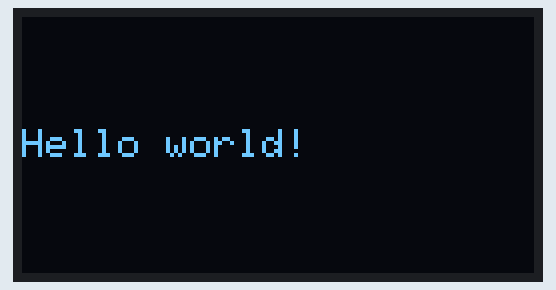
Simulated run of this sketch. Board: Arduino Uno, built with avr-gcc and run on an emulated ATmega328P. Shown: 128×64 one-colour display.

Above: at 0.1 s.
At 2.1 s:
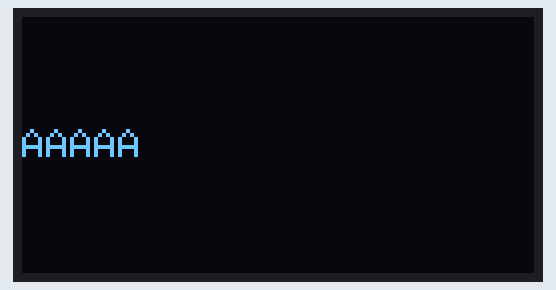

Measured:
- what the display in image 1 shows lasts 2.0 s, from 2.1 s to 4.1 s

The sketch:

oled_display_test.ino
```cpp
#include <SPI.h>
#include <Wire.h>
#include <Adafruit_GFX.h>
#include <Adafruit_SSD1306.h>

#define SCREEN_WIDTH 128  // OLED display width, in pixels
#define SCREEN_HEIGHT 64  // OLED display height, in pixels

// Declaration for SSD1306 display connected using I2C
#define OLED_RESET -1  // Reset pin # (or -1 if sharing Arduino reset pin)
#define SCREEN_ADDRESS 0x3C
Adafruit_SSD1306 display(SCREEN_WIDTH, SCREEN_HEIGHT, &Wire, OLED_RESET);

// Declaration for SSD1306 display connected using software SPI:
//#define OLED_MOSI   9
//#define OLED_CLK   10
//#define OLED_DC    11
//#define OLED_CS    12
//#define OLED_RESET 13
//Adafruit_SSD1306 display(SCREEN_WIDTH, SCREEN_HEIGHT, OLED_MOSI, OLED_CLK, OLED_DC, OLED_RESET, OLED_CS);

void setup() {
  Serial.begin(9600);

  // initialize the OLED object
  if (!display.begin(SSD1306_SWITCHCAPVCC, SCREEN_ADDRESS)) {
    Serial.println(F("SSD1306 allocation failed"));
    for (;;)
      ;  // Don't proceed, loop forever
  }

  // Uncomment this if you are using SPI
  //if(!display.begin(SSD1306_SWITCHCAPVCC)) {
  //  Serial.println(F("SSD1306 allocation failed"));
  //  for(;;); // Don't proceed, loop forever
  //}

  // Clear the buffer.
  display.clearDisplay();
}

void loop() {

  // Display Text
  display.setTextSize(1);
  display.setTextColor(WHITE);
  display.setCursor(0, 28);
  display.println("Hello world!");
  display.display();
  delay(2000);
  display.clearDisplay();

  // Display Text
  display.setTextSize(1);
  display.setTextColor(WHITE);
  display.setCursor(0, 28);
  display.println("AAAAA");
  display.display();
  delay(2000);
  display.clearDisplay();

}
```
